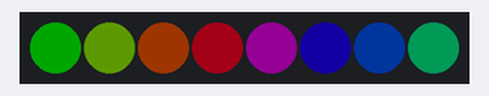
A sketch run on a simulated Arduino Leonardo, built with avr-gcc and run on an emulated ATmega32U4. On the bench: 8 RGB LEDs in strip order, left to right. Dim RGB values are drawn brighter than linear; random numbers use the default seed unless the sketch sets one.

Above: at 0.15 s.
At 3.79 s:
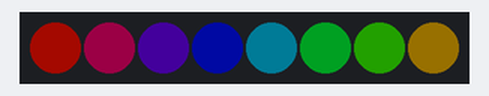
At 7.74 s:
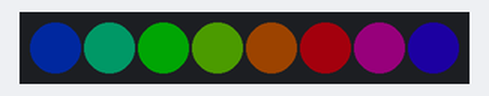
At 19.58 s:
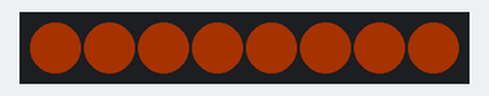
At 24.09 s:
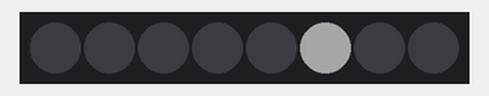
At 32.64 s:
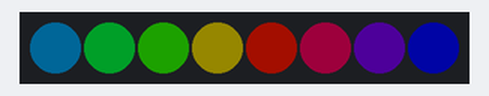
Timing chart, 0 to 40.0 s (numbered marks = the images above):
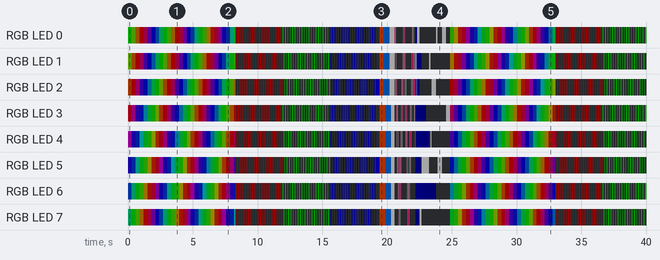

Measured:
- by itself, RGB LED 3: off → RGB(35, 0, 5) at 0.00 s, → RGB(22, 0, 18) 0.30 s later, → RGB(8, 0, 32) 0.30 s later, → RGB(0, 4, 36) 0.30 s later, … (277 changes in this stretch)
- by itself, RGB LED 5: off → RGB(4, 0, 36) at 0.00 s, → RGB(0, 8, 32) 0.30 s later, → RGB(0, 22, 18) 0.30 s later, → RGB(0, 35, 5) 0.30 s later, … (278 changes in this stretch)

The sketch:

neopixel8_cool_svetelna_show.ino
```cpp
/*
==================== ZAPOJENÍ (Arduino Leonardo + NeoPixel 8) ====================

Nejčastější modul: WS2812 / WS2812B (NeoPixel), 5 V napájení, 1 datová linka (DIN).

Arduino Leonardo  ->  NeoPixel pásek/modul (8 diod)
--------------------------------------------------
5V                 ->  +5V (VIN) na LED (doporučeno napájet z externího 5 V zdroje,
                        pokud může spotřeba přesáhnout USB; 60 mA max na 1 LED při plné bílé)
GND                ->  GND (společná zem s LED i externím zdrojem)
D6                 ->  DIN (datový vstup na LED)

Doporučení pro spolehlivost:
- 470 Ω rezistor v sérii na datové lince (mezi D6 a DIN).
- Elektrolytický kondenzátor 1000 µF / 6.3 V (nebo vyšší) mezi +5 V a GND u LED (správná polarita!).
- Délka datového vodiče co nejkratší. Společná zem je nutná.
- Leonardo má 5V logiku, takže není potřeba level-shifter.

==================================================================================
*/

#include <Adafruit_NeoPixel.h>

// ====== Nastavení ======
#define LED_PIN     6      // datový pin do DIN
#define LED_COUNT   8      // počet LED na modulu/pásku
#define BRIGHTNESS  40     // 0–255 (rozumné hodnoty 20–80 pro hraní z USB)

// Vytvoření objektu pro NeoPixel (GRB je standard pro WS2812/WS2812B)
Adafruit_NeoPixel strip(LED_COUNT, LED_PIN, NEO_GRB + NEO_KHZ800);

// Prototypy efektů
void rainbow(uint8_t wait);
void theaterChase(uint32_t c, uint8_t wait);
void colorWipe(uint32_t c, uint8_t wait);
void bounce(uint32_t c, uint8_t wait);
void sparkle(uint32_t baseColor, uint8_t wait);
uint32_t wheel(byte pos);

void setup() {
  strip.begin();
  strip.setBrightness(BRIGHTNESS);
  strip.show(); // vypnout všechny LED na startu
}

void loop() {
  // 1) Barevný přechod "duha"
  rainbow(10);

  // 2) Divadelní „chase“ se třemi barvami
  theaterChase(strip.Color(255, 0, 0), 60);   // červená
  theaterChase(strip.Color(0, 255, 0), 60);   // zelená
  theaterChase(strip.Color(0, 0, 255), 60);   // modrá

  // 3) Plnění barvami
  colorWipe(strip.Color(255, 80, 0), 25);     // oranžová
  colorWipe(strip.Color(0, 120, 255), 25);    // azurová
  colorWipe(strip.Color(255, 255, 255), 25);  // bílá (pozor na proud)

  // 4) Odraz („bounce“) – „koule“ skáče tam a zpět
  bounce(strip.Color(255, 0, 120), 50);

  // 5) Jiskření na tmavém pozadí
  sparkle(strip.Color(0, 5, 20), 20);         // tmavě modré pozadí + náhodné „jiskry“
}

// =================== Implementace efektů ===================

// Efekt: plynulá duha ve všech pixelech (rotace barevného kolečka)
void rainbow(uint8_t wait) {
  for (uint16_t j = 0; j < 256 * 3; j++) {    // projedeme kolečko několikrát
    for (uint16_t i = 0; i < strip.numPixels(); i++) {
      strip.setPixelColor(i, wheel((i * 256 / strip.numPixels() + j) & 255));
    }
    strip.show();
    delay(wait);
  }
}

// Efekt: „theater chase“ – běžící tečky
void theaterChase(uint32_t c, uint8_t wait) {
  for (int cycle = 0; cycle < 20; cycle++) {
    for (int offset = 0; offset < 3; offset++) {
      strip.clear();
      for (uint16_t i = offset; i < strip.numPixels(); i += 3) {
        strip.setPixelColor(i, c);
      }
      strip.show();
      delay(wait);
    }
  }
}

// Efekt: postupné rozsvěcení celé řady jednou barvou
void colorWipe(uint32_t c, uint8_t wait) {
  for (uint16_t i = 0; i < strip.numPixels(); i++) {
    strip.setPixelColor(i, c);
    strip.show();
    delay(wait);
  }
  delay(250);
}

// Efekt: „odrážející se koule“
void bounce(uint32_t c, uint8_t wait) {
  int pos = 0;
  int dir = 1;
  for (int steps = 0; steps < 4 * strip.numPixels(); steps++) {
    strip.clear();
    strip.setPixelColor(pos, c);
    // slabé dosvití sousedů pro hezčí efekt
    if (pos - 1 >= 0) strip.setPixelColor(pos - 1, strip.Color(10, 10, 10));
    if (pos + 1 < (int)strip.numPixels()) strip.setPixelColor(pos + 1, strip.Color(10, 10, 10));

    strip.show();
    delay(wait);

    pos += dir;
    if (pos <= 0 || pos >= (int)strip.numPixels() - 1) dir = -dir; // odraz
  }
}

// Efekt: náhodné jiskry na tmavém pozadí
void sparkle(uint32_t baseColor, uint8_t wait) {
  // pozadí
  for (uint16_t i = 0; i < strip.numPixels(); i++) {
    strip.setPixelColor(i, baseColor);
  }
  strip.show();

  // jiskření
  for (int k = 0; k < 120; k++) { // délka efektu
    int idx = random(strip.numPixels());
    uint32_t old = strip.getPixelColor(idx);
    strip.setPixelColor(idx, strip.Color(255, 255, 255)); // jiskra
    strip.show();
    delay(wait);
    strip.setPixelColor(idx, old); // návrat k pozadí
  }
}

// Pomocná funkce: převod pozice 0–255 na RGB po barevném kolečku
uint32_t wheel(byte pos) {
  if (pos < 85) {
    return strip.Color(pos * 3, 255 - pos * 3, 0);
  } else if (pos < 170) {
    pos -= 85;
    return strip.Color(255 - pos * 3, 0, pos * 3);
  } else {
    pos -= 170;
    return strip.Color(0, pos * 3, 255 - pos * 3);
  }
}
```
